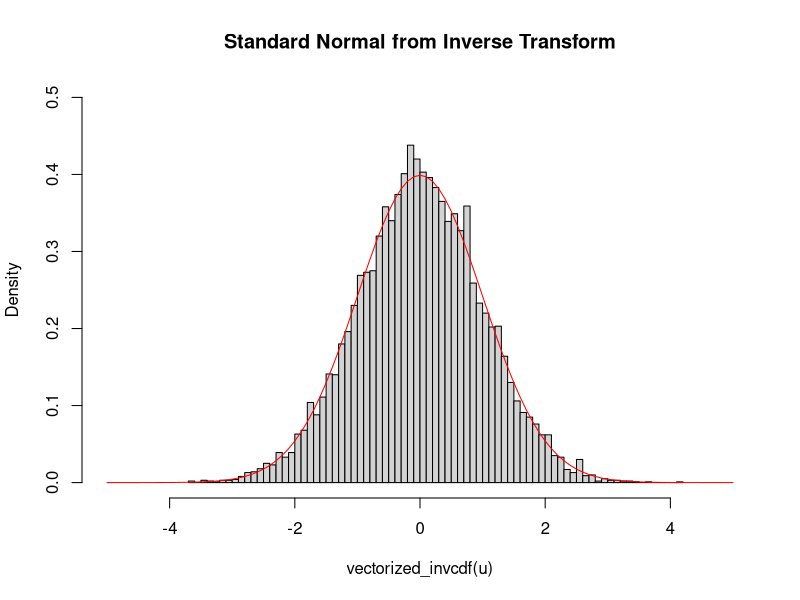
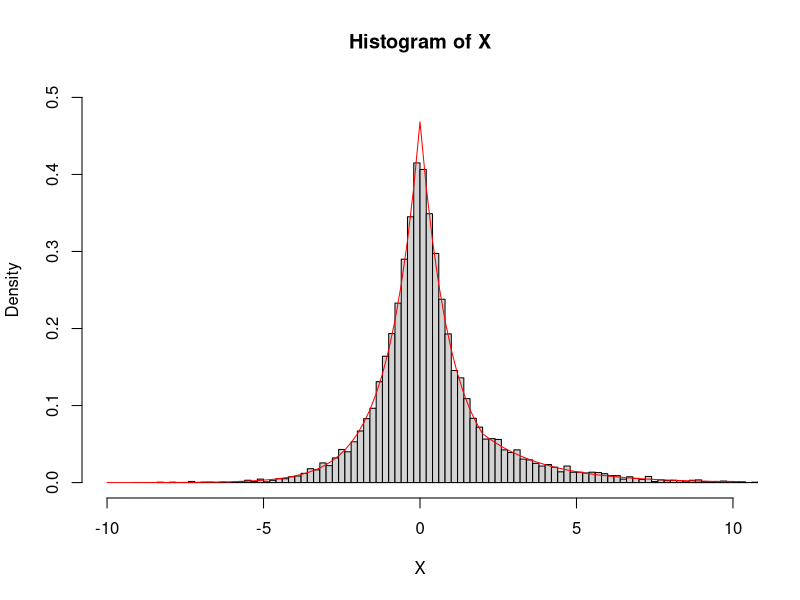
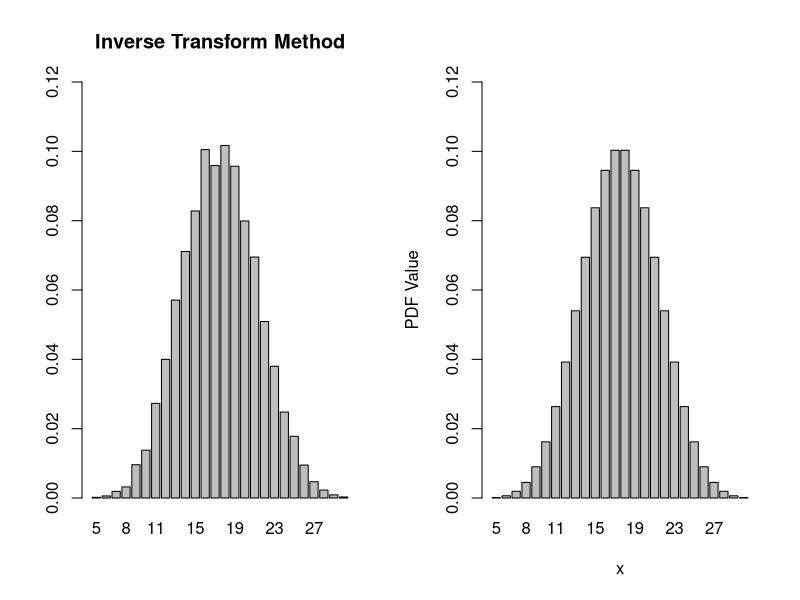

These charts were generated, in order, by the following R code:
#Inverse Transform을 활용하여 정규 분포를 따르는 난수 추출하기기
sqrt1plus <- function(x, n){ #sqrt(1+x)의 함수값을 테일러 급수를 활용한 방식으로 계산하는 함수 선언 
  result <- 0 
  for(i in 0:n){
    if(i==0){
      result <- result + 1 * x^i
    }
    else{
      result <- result + choose(1/2, i)*x^i
    }
  }
  return(result)
}

solution1 <- sqrt1plus(-1/2, 100) # 1/sqrt(1/2)값 계산 

fixedpoint <- function(f, x0, tol = 1e-9, max.iter = 100){ #고정점을 찾는 함수 선언 
  xold <- x0; xnew <- f(xold); iter <- 1;
  while((abs(xnew - xold) > tol) & (iter < max.iter)){
    xold <- xnew; xnew <- f(xold)
    iter <- iter + 1
  }
  if(abs(xnew - xold)> tol){
    cat("Algoritm failed to converge\n"); return(NULL) #고정점을 못 찾았을 경우 NULL을 return 
  }
  else{
    cat("Algorithm converged\n")
    return(xnew)#고정점을 찾았으면 해당 고정점을 return 
  }
}

g1 <- function(x){x + cos(x) - solution1} #해당 함수는 고정점을 알맞게 찾음
result1 <- fixedpoint(g1, 1) * 4 #고정점을 알맞게 찾는 함수를 활용하여 파이값을 계산

cdfnorm <- function(x, n){ #최종적으로 정규 분포의 CDF를 반환하는 함수 선언 
  abs_x = abs(x)
  odd <- 1
  result <- 0
  for(i in 0:n){
    if(i==0){
      result <- result + abs_x
    }
    else if(i%%2 == 1){
      odd <- odd * i
    }
    else{
      result <- result + (-1)^(i/2) * odd * abs_x^(i+1) / (factorial(i) * (i+1))
    }
  }
  result <- result*solution1/sqrt(result1)
  if(x<0){return(0.5 - result)} #위에서 구한 범위는 0~양수의 범위이므로 음수가 인수로 설정되었을 때의 값은 정규분포의 대칭성을 활용하여 계산 
  else{return(0.5 + result)} # 위에서 구한 범위는 0~양수의 범위이므로 음의 무한대~양수에서의 값을 계산하기 위해 0.5를 더함 
}

v <- c(-2, -1, 0, 1, 2)

solution2 <- c()

#-2, -1, 0, 1, 2에서의 cdfnorm을 이용한 값 계산
for(i in v){
  solution2 <- c(solution2, cdfnorm(i, 100)) #2-a~d)에서 구한 함수 및 값들로 정규분포의 CDF를 계산 
}
solution2

#r에 내장되어 있는 함수인 pnorm을 이용하여 우리가 정의한 cdfnorm 함수의 결과와 비교 
pnorm(v)

pdfnorm <- function(x){ #문제에서 주어진 pdf를 코드로 표현 
  return(1/(2 * result1)^(1/2) * exp(-1/2 * x^2))  
}

inv.cdf <- function(u) { #뉴턴 랩슨 방법을 이용하여 cdfnorm(x) - u = 0을 성립하게 만드는 x를 찾는 함수인 inv.cdf 정의 
  iter <- 0; temp <- 1; x <- temp + 10^(-3);
  while ( abs(x- temp) > 10^(-4)) {
    iter <- iter + 1
    if (iter > 100)
      stop("Newton-Raphson algorithm does not converge")
    temp <- x; x <- x - (cdfnorm(x, 100) - u) / pdfnorm(x)
  }
  return(x)
}

nreps=10^4; #10000개의 unif(1) 난수 생성하여 u에 저장 
u <- replicate(nreps, runif(1))
vectorized_invcdf <- Vectorize(inv.cdf) #inv.cdf가 백터값을 인수로 받을 수 있도록 Vectorize함 
#[-5,5]범위에서의 inv.cdf의 결과를 히스토그램으로 출력
hist(vectorized_invcdf(u),freq=F,main="Standard Normal from Inverse Transform", breaks = 100, xlim = c(-5, 5), ylim = c(0, 0.5)) 

vectorized_pdfnorm <- Vectorize(pdfnorm) #pdfnorm이 백터값을 인수로 받을 수 있도록 Vectorize함 
#[-5,5]범위에서의 pdfnorm의 결과를 curve로 나타냄냄
curve(vectorized_pdfnorm, from = -5, to = 5, xlab = "x", ylab = "pdfnorm", add = TRUE, col = 'red', xlim = c(-5, 5), ylim = c(0, 0.5))


#exp(-(x-2)^3)을 몬테카를로 적분을 사용하여 [1. Inf)에서 적분하기 
midpoint <- function (f, a, b, n) { #midpoint 방식을 사용하여 적분값 구하는 함수 선언 
  h = (b-a) /n; x = seq(a, b-h, by=h) + h/2
  y = f(x); area = sum(y)*h
  return (area)
}
trapezoid <- function(f, a, b, n) { #trapezoid 방식을 사용하여 적분값 구하는 함수 선언 
  x = seq(a, b, length = n + 1); y = f(x)
  area = sum((y[2:(n+1)] + y[1:n]))
  return(area*(b-a)/(2*n))
}
simpson <- function(f, a, b, n) { #simpson 방식을 사용하여 적분값 구하는 함수 선언 
  x = seq(a, b, length = n+1); y = f(x); midindx = 2*(1:(n/2))
  area = sum(y[1:n]+y[2:(n+1)])+sum(2*y[midindx])
  return(area*(b-a)/(3*n))
}

f <- function(x){ #문제에서 주어진 함수 식을 r코드로 정의
  return(exp(-(x-2)^3))
}
#midpoint, trapezoid, simpson은 Inf의 범위를 가질 수 없으므로 임의로 범위를 [1,100]으로 설정하여 유사 적분값을 구함 
result1 <- midpoint(f, 1, 100, 10^4)
result2 <- trapezoid(f, 1, 100, 10^4)
result3 <- simpson(f, 1, 100, 10^4)
result1
result2
result3

#r에 내장되어 있는 integrate 함수를 이용하여 위 3개의 방식 결과의 값들과 비교 
integrate(f, lower = 1, upper = Inf)

#f의 inverse 함수를 구하여 선언 
inv.fx<- function(u){
  return(1 - log(1-u))
}
#unif(1)을 따르는 10000개의 난수를 생성하여 u에 저장 
u <- replicate(10^4, runif(1))
vectorized_solution <- Vectorize(inv.fx) #inv.fx가 벡터값을 가질 수 있도록 Vectorize진행 
result4 <- vectorized_solution(u) #inverse transform을 이용하여 theta값을 구함 

gx <- function(x){
  return(exp(-(x-2)^3 + x - 1))
}

vectorized_gx <- Vectorize(gx)
result5 <- sum(vectorized_gx(result4)) / 10^4
result5

#r에 내장되어 있는 integrate 함수를 이용하여 위 방법의 결과와 비교 
integrate(f, lower = 1, upper = Inf)


#범위에 따라 pdf 식이 다른 분포에서 Inverse transform을 사용하여 난수 추출하기 
#범위에 따른 fx의 역함수를 r코드로 선언 
inv.fx <- function(u){
  if(u < 1 / (2 + exp(-2))) {
    return(log(2 + exp(-2)) + log(u))
  }
  else if( u <= (2 - exp(-2)) / (2 + exp(-2))){
    return(-log(2 - (2 + exp(-2)) * u))
  }
  else{
    return(-2 * log(2 + exp(-2)) - 2 * log(1-u) + 2*log(2) - 2)
  }
}
#unif(1)을 따르는 난수를 생성하고, inv.fx(u)에 해당하는 x값을 return하는 함수 선언 
solution <- function() {
  u <- runif(1); x <- inv.fx(u)
  return(x)}
nreps=10^4; 
X <- replicate(nreps,solution()) #solution3b를 10000번 반복하여 나온 결과를 X에 저장 
hist(X,freq=F, breaks = 100, xlim = c(-10, 10), ylim = c(0, 0.5)) #inverse transform을 이용한 결과를 히스토그램으로 표현 

fx <- function(x){ #실제 함수를 r코드로 선언 
  if(x<0){
    return(exp(x) / (2 + exp(-2)))
  }  
  else if(x<=2){
    return(exp(-x)/(2+exp(-2)))
  }
  else{
    return(exp(-1) * exp(-x/2) / (2 + exp(-2)))
  }
}
vectorized_fx <- Vectorize(fx) #벡터값을 가질 수 있도록 Vectorize 실행 
#[-5,5] 범위에서 실제 fx함수를 curve로 나타내어 inverse transform 방식의 결과와 비교 
curve(vectorized_fx, from = -10, to = 10, xlab = "x", ylab = "f(x)", add = TRUE, col = 'red', xlim = c(-10, 10), ylim = c(0, 0.5))





#주사위 k개를 던졌을 때의 합을 나타내는 분포에서의 평균을 구하는 문제 
#그래프를 2개를 동시에 출력하기 위한 par함수 실행 
par(mfrow = c(1, 2))

cdf <- function(x){ #4-a)에서 구한 cdf를 r코드로 표현 
  if(x<5){
    return (0)
  }else if(x > (6*5)){
    return(1)
  }else{
    sum = 0;
    for(i in 0:5){
      if(x - 6*i >= 5){
        sum <- sum + (-1)^i * factorial(x-6*i)/(factorial(i) * factorial(5-i) * factorial(x-6*i-5)) 
      }
    }
    return(sum/(6^5))
  }
}

solution <- function(u){ # inverse transform을 이용하여 u값을 구함 Fx(i-1) < u <=Fx(i)라면 i를 F-1(u)값으로 return 
  for(i in (5):(6*5)){
    p0 <- cdf(i-1)
    p1 <- cdf(i)
    if(u >p0 && u<=p1){
      return(i)
    }
  }
}

nreps=10^4;
u <- replicate(nreps, runif(1)) #unif(1)을 따르는 10000개의 난수 생성하여 u에서 저장 
vectorized_solution <- Vectorize(solution) #벡터값을 인수로 받을 수 있도록 Vectorize함수 실행 
result <- vectorized_solution(u) #생성된 10000개의 난수를 inverse transform 방식을 사용한 solution4b 함수에 input하여 그 결과를 result4b를 저장 
freq_result <- table(result)/10^4 #result4b의 결과에서 상대도수를 구함 

barplot(freq_result, main = "Inverse Transform Method", ylim = c(0, 0.12)) #상대도수를 나타낸 freq_result를 barplot으로 나타냄 

pdf <- function(x){ #문제에서 주어진 pdf를 r코드로 표현 
  sum <- 0
  for(i in 0:5){
    if(x - 6*i>= 5){
      sum <- sum + (-1)^i * 5 *  factorial(x-6*i-1)/(factorial(i) * factorial(5-i) * factorial(x-6*i-5)) 
    }
  }
  return(sum/(6^5));
}

#pdf를 Vectorize하고, pdf의 범위에 따라 나온 결과를 barplot을 
x <- c(5:30) 
vectorized_pdf <- Vectorize(pdf) 
barplot(vectorized_pdf(x),  names.arg = x, xlab = "x", ylab = "PDF Value", ylim = c(0, 0.12))

#inverse transform 방식을 활용하여 평균을 구함 
result1 <- sum(result)/10^4
result1

#실제 pdf를 이용한 평균을 구하는 방식으로 평균을 구함 
result2 <- 0
for(i in 5:30){
  result2 <- result2 + i * pdf(i)
}
result2


